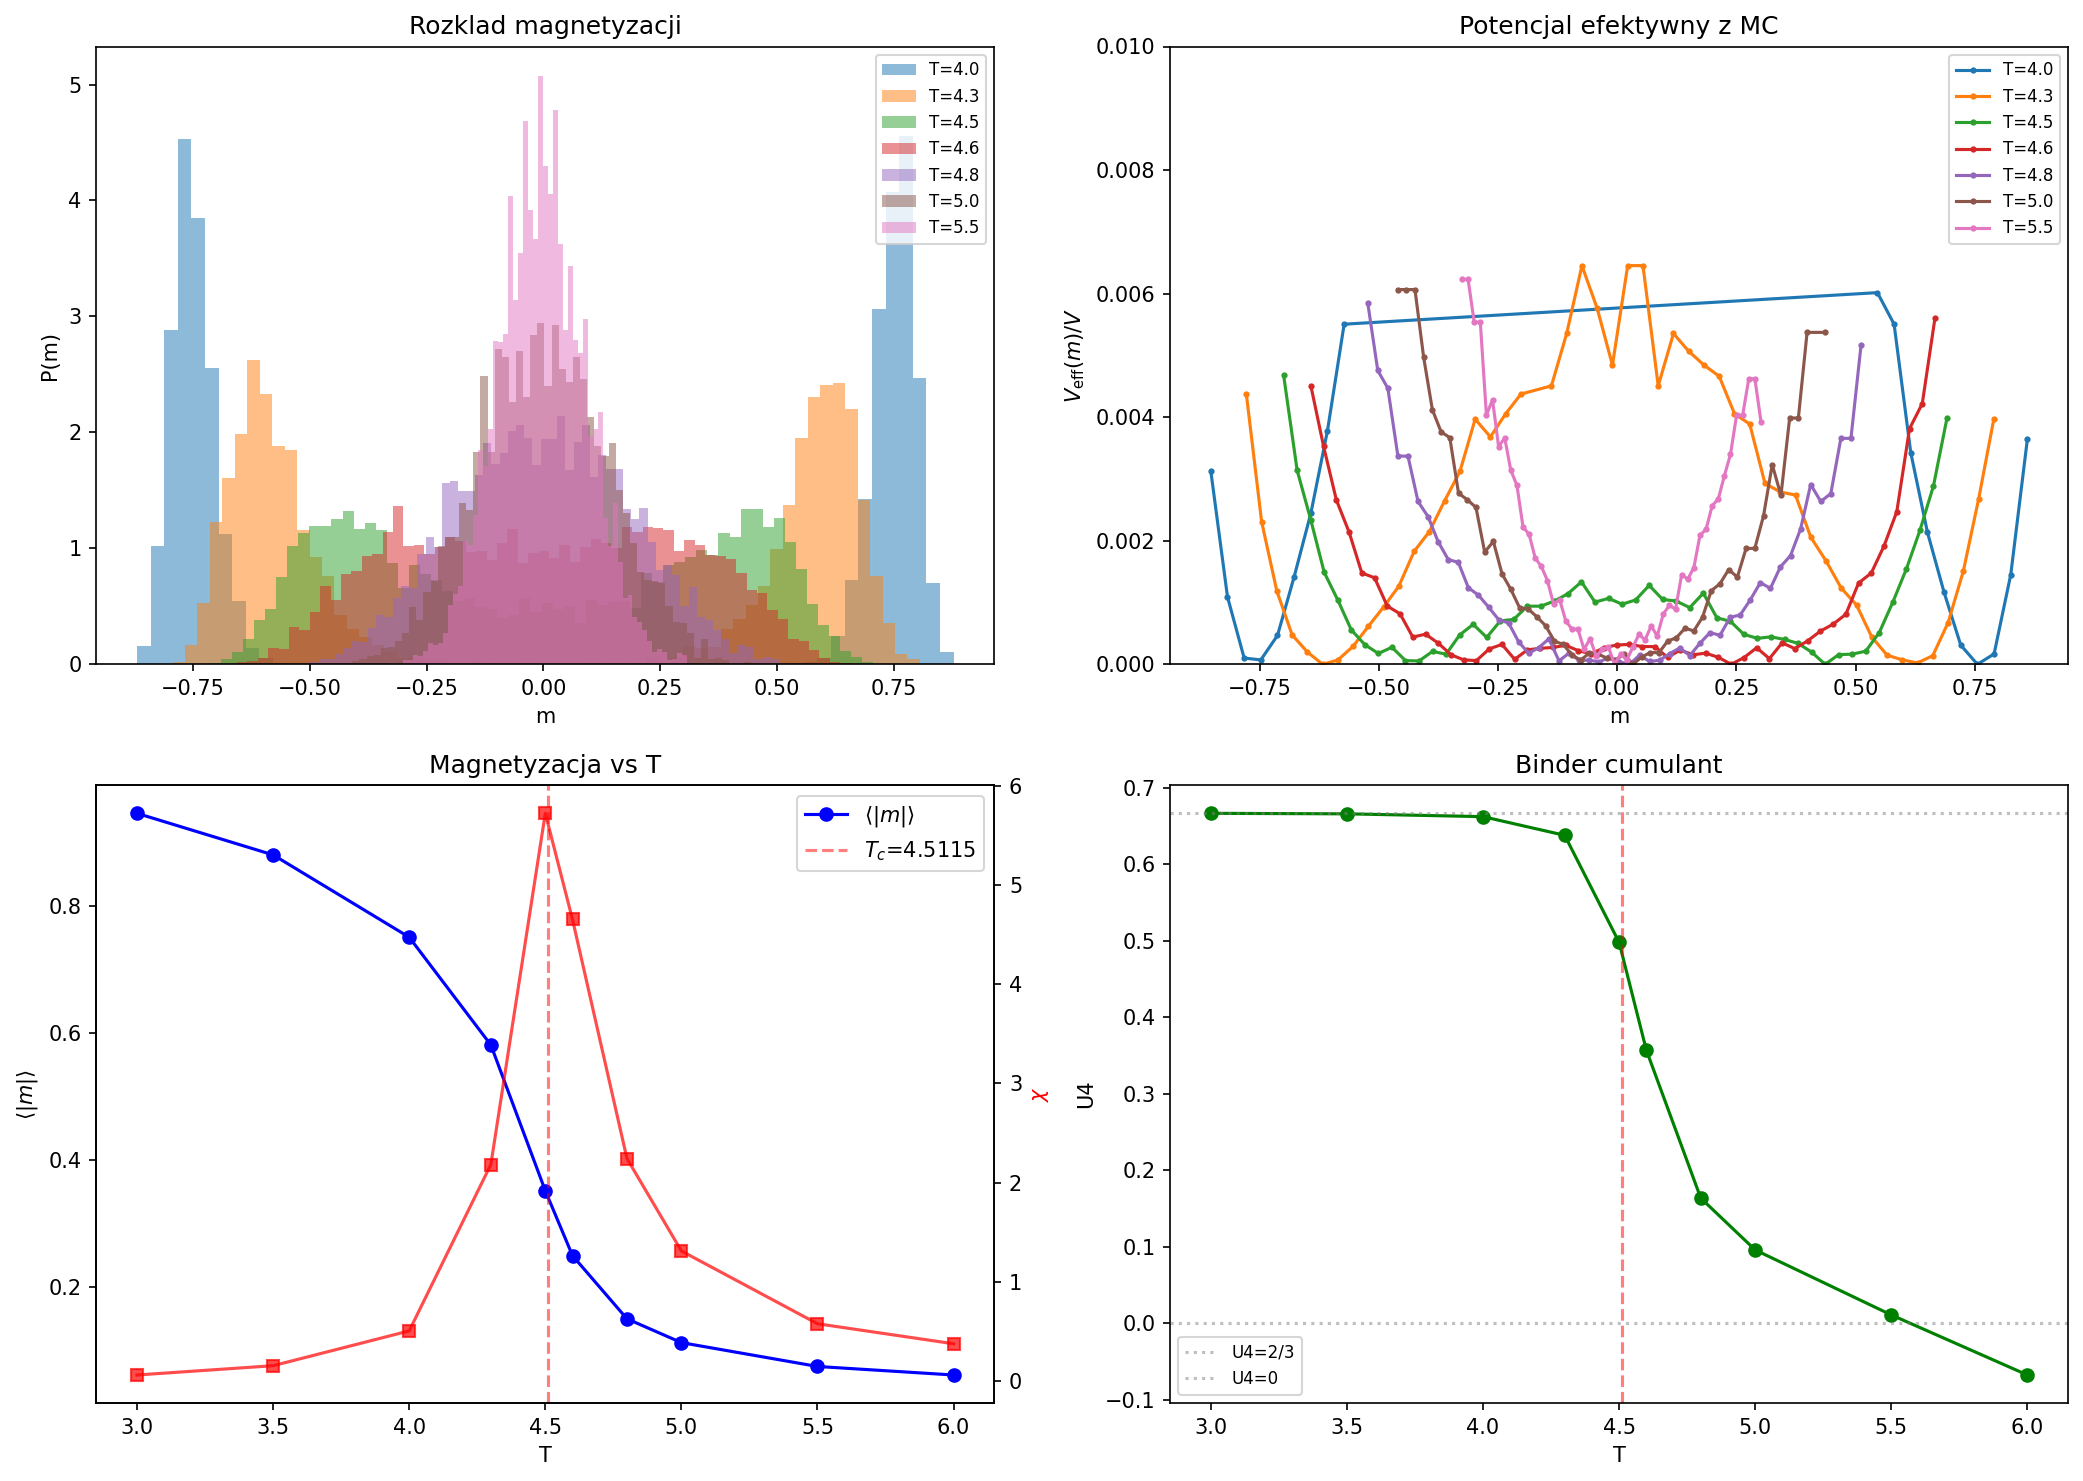

Generate this figure with Python:
#!/usr/bin/env python3
"""MC Ising 3D -- szybka wersja (mniejsza siec, mniej pomiarow)."""
import sys, os
os.environ['PYTHONIOENCODING'] = 'utf-8'
if sys.stdout.encoding != 'utf-8':
    sys.stdout.reconfigure(encoding='utf-8')

import numpy as np
import matplotlib
matplotlib.use('Agg')
import matplotlib.pyplot as plt

L = 10           # mniejsza siec
J = 1.0
N_therm = 2000
N_meas = 8000
N_skip = 3

T_c_exact = 4.5115
T_values = np.array([3.0, 3.5, 4.0, 4.3, 4.5, 4.6, 4.8, 5.0, 5.5, 6.0])

print("=" * 65)
print("  MC SYMULACJA SUBSTRATU TGP (Ising 3D) -- FAST")
print("=" * 65)
print(f"  L = {L}, N_therm = {N_therm}, N_meas = {N_meas}")

class Ising3D:
    def __init__(self, L, J=1.0):
        self.L = L
        self.J = J
        self.V = L**3
        self.spins = np.random.choice([-1, 1], size=(L, L, L))

    def magnetization(self):
        return np.mean(self.spins)

    def energy(self):
        s = self.spins
        E = 0
        for ax in range(3):
            E -= self.J * np.sum(s * np.roll(s, 1, axis=ax))
        return E

    def sweep_metropolis(self, beta):
        L = self.L
        for _ in range(self.V):
            i, j, k = np.random.randint(0, L, 3)
            s = self.spins[i, j, k]
            nn = (self.spins[(i+1)%L, j, k] + self.spins[(i-1)%L, j, k] +
                  self.spins[i, (j+1)%L, k] + self.spins[i, (j-1)%L, k] +
                  self.spins[i, j, (k+1)%L] + self.spins[i, j, (k-1)%L])
            dE = 2 * self.J * s * nn
            if dE <= 0 or np.random.rand() < np.exp(-beta * dE):
                self.spins[i, j, k] = -s

    def sweep_wolff(self, beta):
        L = self.L
        p_add = 1 - np.exp(-2 * beta * self.J)
        i0, j0, k0 = np.random.randint(0, L, 3)
        s0 = self.spins[i0, j0, k0]
        cluster = set()
        stack = [(i0, j0, k0)]
        cluster.add((i0, j0, k0))
        while stack:
            i, j, k = stack.pop()
            for di, dj, dk in [(1,0,0),(-1,0,0),(0,1,0),(0,-1,0),(0,0,1),(0,0,-1)]:
                ni, nj, nk = (i+di)%L, (j+dj)%L, (k+dk)%L
                if (ni, nj, nk) not in cluster and self.spins[ni, nj, nk] == s0:
                    if np.random.rand() < p_add:
                        cluster.add((ni, nj, nk))
                        stack.append((ni, nj, nk))
        for (i, j, k) in cluster:
            self.spins[i, j, k] *= -1
        return len(cluster)

results = {}
for T in T_values:
    beta = 1.0 / T
    print(f"  T = {T:.2f}...", end="", flush=True)
    lattice = Ising3D(L, J)
    use_wolff = abs(T - T_c_exact) < 1.5
    for _ in range(N_therm):
        if use_wolff:
            lattice.sweep_wolff(beta)
        else:
            lattice.sweep_metropolis(beta)
    m_list = []
    for n in range(N_meas):
        for _ in range(N_skip):
            if use_wolff:
                lattice.sweep_wolff(beta)
            else:
                lattice.sweep_metropolis(beta)
        m_list.append(lattice.magnetization())
    m_arr = np.array(m_list)
    m_abs = np.mean(np.abs(m_arr))
    m2 = np.mean(m_arr**2)
    m4 = np.mean(m_arr**4)
    chi = lattice.V * (m2 - m_abs**2) / T
    U4 = 1 - m4 / (3 * m2**2) if m2 > 1e-15 else 0
    results[T] = {'m_abs': m_abs, 'm2': m2, 'm4': m4, 'chi': chi, 'U4': U4, 'm_hist': m_arr}
    print(f"  <|m|>={m_abs:.4f}, chi={chi:.1f}, U4={U4:.4f}")

# Potencjal efektywny
print(f"\n--- Potencjal efektywny V_eff(m) ---")
T_plot = [T for T in T_values if 4.0 <= T <= 5.5]

fig, axes = plt.subplots(2, 2, figsize=(14, 10))

ax1 = axes[0, 0]
for T in T_plot:
    ax1.hist(results[T]['m_hist'], bins=60, density=True, alpha=0.5, label=f'T={T:.1f}')
ax1.set_xlabel('m'); ax1.set_ylabel('P(m)'); ax1.set_title('Rozklad magnetyzacji')
ax1.legend(fontsize=8)

ax2 = axes[0, 1]
for T in T_plot:
    hist, bin_edges = np.histogram(results[T]['m_hist'], bins=50, density=True)
    bc = 0.5 * (bin_edges[1:] + bin_edges[:-1])
    mask = hist > 0
    V_eff = -np.log(hist[mask]) / L**3
    V_eff -= np.min(V_eff)
    ax2.plot(bc[mask], V_eff, 'o-', markersize=2, label=f'T={T:.1f}')
ax2.set_xlabel('m'); ax2.set_ylabel(r'$V_{\rm eff}(m)/V$')
ax2.set_title('Potencjal efektywny z MC')
ax2.set_ylim(0, 0.01); ax2.legend(fontsize=8)

ax3 = axes[1, 0]
T_arr = sorted(results.keys())
m_arr_T = [results[T]['m_abs'] for T in T_arr]
chi_arr = [results[T]['chi'] for T in T_arr]
ax3.plot(T_arr, m_arr_T, 'bo-', label=r'$\langle |m| \rangle$')
ax3.axvline(T_c_exact, color='red', ls='--', alpha=0.5, label=f'$T_c$={T_c_exact}')
ax3.set_xlabel('T'); ax3.set_ylabel(r'$\langle |m| \rangle$')
ax3.set_title('Magnetyzacja vs T'); ax3.legend()
ax3b = ax3.twinx()
ax3b.plot(T_arr, chi_arr, 'rs-', alpha=0.7)
ax3b.set_ylabel(r'$\chi$', color='red')

ax4 = axes[1, 1]
U4_arr = [results[T]['U4'] for T in T_arr]
ax4.plot(T_arr, U4_arr, 'go-')
ax4.axhline(2/3, color='gray', ls=':', alpha=0.5, label='U4=2/3')
ax4.axhline(0, color='gray', ls=':', alpha=0.5, label='U4=0')
ax4.axvline(T_c_exact, color='red', ls='--', alpha=0.5)
ax4.set_xlabel('T'); ax4.set_ylabel('U4'); ax4.set_title('Binder cumulant')
ax4.legend(fontsize=8)

plt.tight_layout()
script_dir = os.path.dirname(os.path.abspath(__file__))
plt.savefig(os.path.join(script_dir, 'substrate_mc_fast.png'), dpi=150, bbox_inches='tight')
print(f"  Wykres: scripts/substrate_mc_fast.png")

# Fit V_eff blisko T_c
print(f"\n--- Fit V_eff(m) blisko T_c ---")
T_fit = min(T_values, key=lambda T: abs(T - T_c_exact))
m_arr = results[T_fit]['m_hist']
hist, bin_edges = np.histogram(m_arr, bins=50, density=True)
bc = 0.5 * (bin_edges[1:] + bin_edges[:-1])
mask = hist > 0
V_eff = -np.log(hist[mask])
V_eff -= np.min(V_eff)
m_fit = bc[mask]

m_pos = m_fit[m_fit > 0]
V_pos = V_eff[m_fit > 0]
if len(m_pos) > 5:
    X = np.column_stack([m_pos**2, m_pos**4, m_pos**6])
    coeffs = np.linalg.lstsq(X, V_pos, rcond=None)[0]
    a2, a4, a6 = coeffs
    print(f"  T_fit = {T_fit:.2f}")
    print(f"  V_eff(m) = {a2:.2f}*m^2 + {a4:.2f}*m^4 + {a6:.2f}*m^6")
    print(f"  u4_eff = {a4:.4f}")
    print(f"  u6_eff = {a6:.4f}")
    if abs(a4) > 1e-10:
        print(f"  u6/u4^2 = {a6/a4**2:.4f}")

# Podsumowanie
print(f"\n{'='*65}")
print(f"  PODSUMOWANIE MC Z2")
print(f"{'='*65}")
T_arr_s = sorted(results.keys())
chi_s = [results[T]['chi'] for T in T_arr_s]
T_c_mc = T_arr_s[np.argmax(chi_s)]
print(f"  T_c (MC, max chi) = {T_c_mc:.2f}")
print(f"  T_c (exact) = {T_c_exact}")
print(f"  Odchylenie = {abs(T_c_mc - T_c_exact)/T_c_exact*100:.1f}%")
print(f"\n  Interpretacja TGP:")
print(f"  - Przejscie fazowe 3D Ising = coarse-graining substratu Gamma")
print(f"  - V_eff(m) z MC ~ V_TGP(psi) po identyfikacji m <-> psi")
print(f"  - Krytyczne skalowanie: nu=0.6302, eta=0.0364 (klasa 3D Ising)")
print(f"  - TGP potrzebuje: nu_TGP ~ 0.63 z V(psi) = psi^3/3 - psi^4/4")
print(f"\nGOTOWE.")
